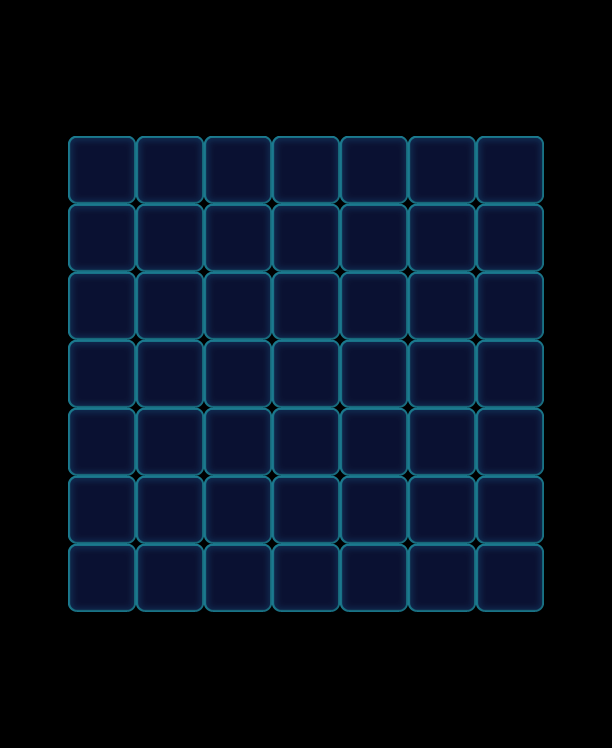

Tiled map render using the project's own tile images. Description and the map definition, with tile-layer contents summarised, below:
An orthogonal 9x11 tile map with 68x68 px tiles, 1 tile layer (Valid), 2 tilesets and 56 objects (49x Monster, 7x Factory_Normal).

<map version="1.0" orientation="orthogonal" width="9" height="11" tilewidth="68" tileheight="68">
 <tileset firstgid="1" name="game_grid1" tilewidth="68" tileheight="68">
  <image source="game_grid1.png" width="68" height="68" />
 </tileset>
 <tileset firstgid="2" name="map" tilewidth="68" tileheight="68">
  <image source="map.png" width="1024" height="1024" />
 </tileset>
 <layer name="Valid" width="9" height="11">
  <data>[99 cells, 49 non-empty, 1 distinct tile ids]</data>
 </layer>
 <objectgroup name="BottomObj" width="9" height="11" />
 <objectgroup name="MiddleObj" width="9" height="11">
  <object name="57" type="Monster" gid="2" x="272" y="544">
   <properties>
    <property name="Color" value="Blue" />
   </properties>
  </object>
  <object name="46" type="Monster" gid="2" x="204" y="476">
   <properties>
    <property name="Color" value="Blue" />
   </properties>
  </object>
  <object name="35" type="Monster" gid="3" x="136" y="408">
   <properties>
    <property name="Color" value="Green" />
   </properties>
  </object>
  <object name="62" type="Monster" gid="3" x="476" y="544">
   <properties>
    <property name="Color" value="Green" />
   </properties>
  </object>
  <object name="52" type="Monster" gid="17" x="204" y="340">
   <properties>
    <property name="Color" value="Purple" />
   </properties>
  </object>
  <object name="67" type="Monster" gid="17" x="340" y="544">
   <properties>
    <property name="Color" value="Purple" />
   </properties>
  </object>
  <object name="94" type="Monster" gid="19" x="136" y="544">
   <properties>
    <property name="Color" value="Yellow" />
   </properties>
  </object>
  <object name="43" type="Monster" gid="19" x="204" y="272">
   <properties>
    <property name="Color" value="Yellow" />
   </properties>
  </object>
  <object name="64" type="Monster" gid="19" x="272" y="476">
   <properties>
    <property name="Color" value="Yellow" />
   </properties>
  </object>
  <object name="62" type="Monster" gid="3" x="204" y="544">
   <properties>
    <property name="Color" value="Green" />
   </properties>
  </object>
  <object name="46" type="Monster" gid="2" x="340" y="272">
   <properties>
    <property name="Color" value="Blue" />
   </properties>
  </object>
  <object name="46" type="Monster" gid="2" x="136" y="476">
   <properties>
    <property name="Color" value="Blue" />
   </properties>
  </object>
  <object name="64" type="Monster" gid="19" x="272" y="272">
   <properties>
    <property name="Color" value="Yellow" />
   </properties>
  </object>
  <object name="64" type="Monster" gid="19" x="340" y="476">
   <properties>
    <property name="Color" value="Yellow" />
   </properties>
  </object>
  <object name="75" type="Monster" gid="17" x="340" y="340">
   <properties>
    <property name="Color" value="Purple" />
   </properties>
  </object>
  <object name="65" type="Monster" gid="18" x="136" y="340">
   <properties>
    <property name="Color" value="Pink" />
   </properties>
  </object>
  <object name="65" type="Monster" gid="18" x="272" y="340">
   <properties>
    <property name="Color" value="Pink" />
   </properties>
  </object>
  <object name="65" type="Monster" gid="18" x="408" y="476">
   <properties>
    <property name="Color" value="Pink" />
   </properties>
  </object>
  <object name="65" type="Monster" gid="18" x="408" y="340">
   <properties>
    <property name="Color" value="Pink" />
   </properties>
  </object>
  <object name="65" type="Monster" gid="18" x="204" y="408">
   <properties>
    <property name="Color" value="Pink" />
   </properties>
  </object>
  <object name="64" type="Monster" gid="19" x="68" y="272">
   <properties>
    <property name="Color" value="Yellow" />
   </properties>
  </object>
  <object name="65" type="Monster" gid="18" x="136" y="272">
   <properties>
    <property name="Color" value="Pink" />
   </properties>
  </object>
  <object name="35" type="Monster" gid="3" x="68" y="340">
   <properties>
    <property name="Color" value="Green" />
   </properties>
  </object>
  <object name="35" type="Monster" gid="3" x="68" y="476">
   <properties>
    <property name="Color" value="Green" />
   </properties>
  </object>
  <object name="56" type="Monster" gid="17" x="68" y="408">
   <properties>
    <property name="Color" value="Purple" />
   </properties>
  </object>
  <object name="62" type="Monster" gid="3" x="68" y="544">
   <properties>
    <property name="Color" value="Green" />
   </properties>
  </object>
  <object name="46" type="Monster" gid="2" x="408" y="272">
   <properties>
    <property name="Color" value="Blue" />
   </properties>
  </object>
  <object name="46" type="Monster" gid="2" x="476" y="340">
   <properties>
    <property name="Color" value="Blue" />
   </properties>
  </object>
  <object name="64" type="Monster" gid="19" x="476" y="476">
   <properties>
    <property name="Color" value="Yellow" />
   </properties>
  </object>
  <object name="64" type="Monster" gid="19" x="408" y="544">
   <properties>
    <property name="Color" value="Yellow" />
   </properties>
  </object>
  <object name="65" type="Monster" gid="18" x="476" y="272">
   <properties>
    <property name="Color" value="Pink" />
   </properties>
  </object>
  <object name="65" type="Monster" gid="18" x="272" y="408">
   <properties>
    <property name="Color" value="Pink" />
   </properties>
  </object>
  <object name="65" type="Monster" gid="18" x="476" y="408">
   <properties>
    <property name="Color" value="Pink" />
   </properties>
  </object>
  <object name="67" type="Monster" gid="17" x="476" y="204">
   <properties>
    <property name="Color" value="Purple" />
   </properties>
  </object>
  <object name="57" type="Monster" gid="2" x="408" y="204">
   <properties>
    <property name="Color" value="Blue" />
   </properties>
  </object>
  <object name="62" type="Monster" gid="3" x="340" y="204">
   <properties>
    <property name="Color" value="Green" />
   </properties>
  </object>
  <object name="64" type="Monster" gid="19" x="204" y="204">
   <properties>
    <property name="Color" value="Yellow" />
   </properties>
  </object>
  <object name="62" type="Monster" gid="3" x="136" y="204">
   <properties>
    <property name="Color" value="Green" />
   </properties>
  </object>
  <object name="67" type="Monster" gid="17" x="68" y="204">
   <properties>
    <property name="Color" value="Purple" />
   </properties>
  </object>
  <object name="65" type="Monster" gid="18" x="272" y="204">
   <properties>
    <property name="Color" value="Pink" />
   </properties>
  </object>
  <object name="46" type="Monster" gid="2" x="204" y="612">
   <properties>
    <property name="Color" value="Blue" />
   </properties>
  </object>
  <object name="65" type="Monster" gid="18" x="68" y="612">
   <properties>
    <property name="Color" value="Pink" />
   </properties>
  </object>
  <object name="65" type="Monster" gid="18" x="272" y="612">
   <properties>
    <property name="Color" value="Pink" />
   </properties>
  </object>
  <object name="75" type="Monster" gid="17" x="136" y="612">
   <properties>
    <property name="Color" value="Purple" />
   </properties>
  </object>
  <object name="65" type="Monster" gid="18" x="408" y="612">
   <properties>
    <property name="Color" value="Pink" />
   </properties>
  </object>
  <object name="43" type="Monster" gid="19" x="476" y="612">
   <properties>
    <property name="Color" value="Yellow" />
   </properties>
  </object>
  <object name="64" type="Monster" gid="19" x="340" y="612">
   <properties>
    <property name="Color" value="Yellow" />
   </properties>
  </object>
  <object name="35" type="Monster" gid="3" x="340" y="408">
   <properties>
    <property name="Color" value="Green" />
   </properties>
  </object>
  </objectgroup>
 <objectgroup color="#000000" name="TopObj" width="9" height="11">
  <!-- 7 objects omitted --></objectgroup>
</map>
<!-- 8 of 56 objects omitted -->
